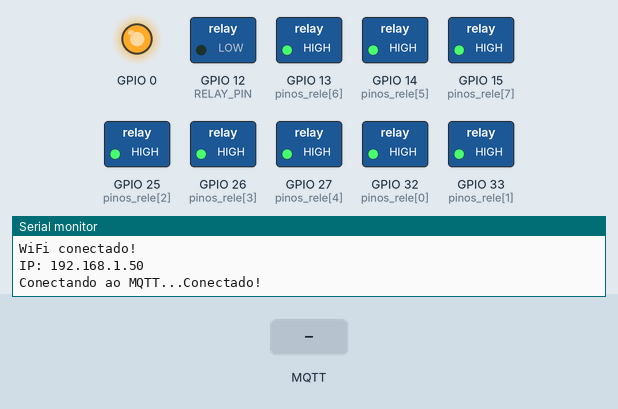
Recording of a sketch running on a simulated ESP32. Parts: switched loads named in the sketch (green lamp = pin HIGH), output pins drawn as LEDs (lit = HIGH), the last lines printed to the serial monitor. The test bench sets the inputs (shaded band). WiFi joins after 1.5 s; servers stay silent unless stated; no MQTT or app messages arrive unless stated.

Above: at 3.2 s.
3.3 s: MQTT message "ON-1" arrives on the first subscribed topic
At 5.0 s:
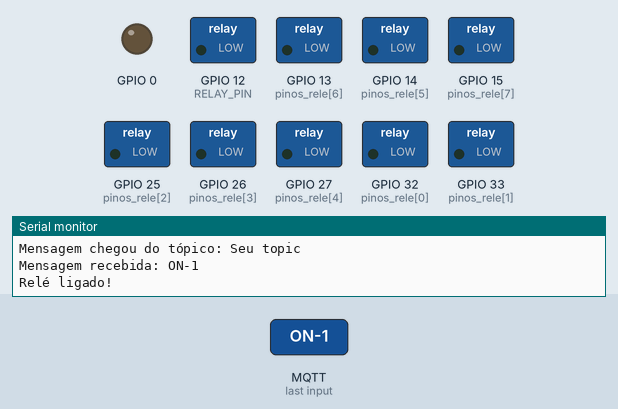
5.6 s: MQTT message "OFF-1" arrives on the first subscribed topic
At 5.9 s:
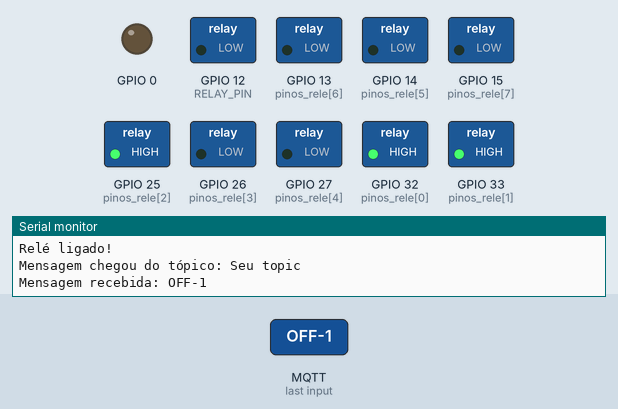
7.9 s: MQTT message "ON-2" arrives on the second subscribed topic
At 9.1 s:
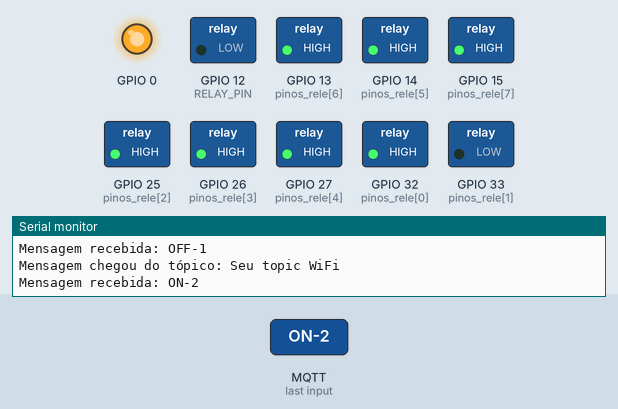
9.4 s: MQTT message "ON-1" arrives on the second subscribed topic
At 9.5 s:
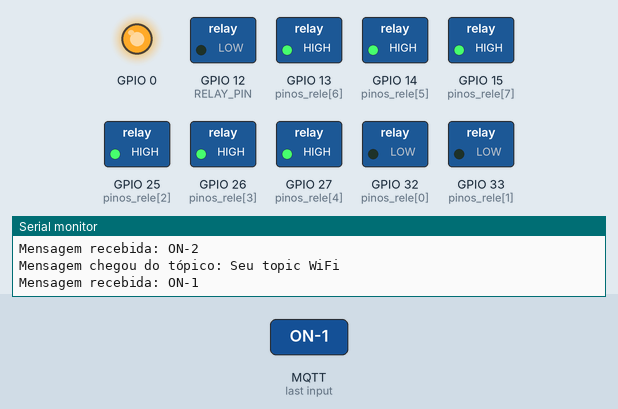
11.1 s: MQTT message "OFF-2" arrives on the first subscribed topic
At 11.6 s:
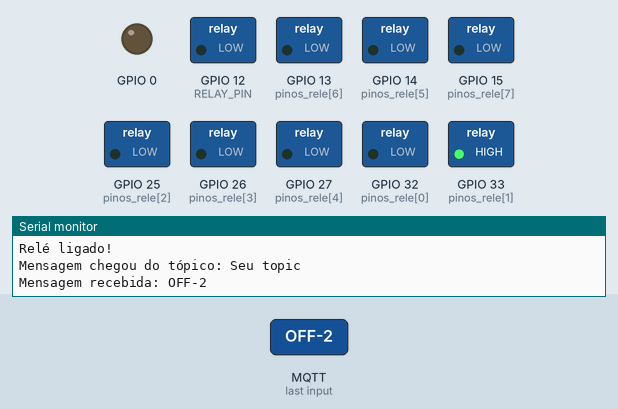
12.6 s: MQTT message "OFF-1" arrives on the second subscribed topic
At 12.7 s:
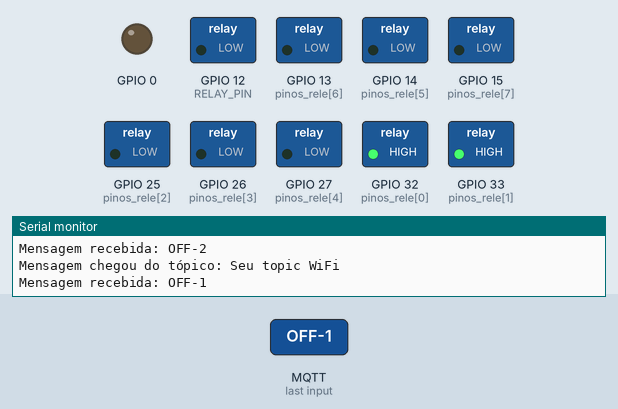
Timing chart, 0 to 15.3 s (numbered marks = the images above; inputs shaded):
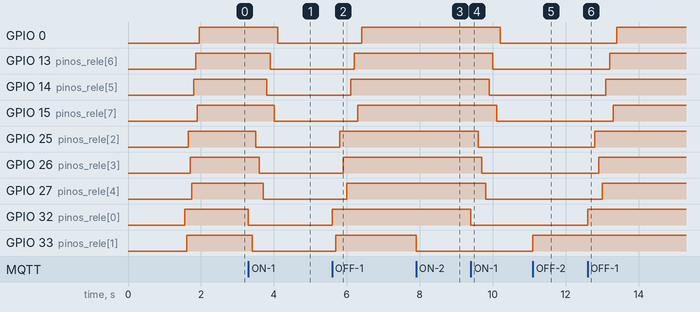

The sketch:

mqttLightControll.ino
```cpp
#include <Arduino.h>
#include "MQTTManager.h"
#include "WiFiManager.h"


//WiFiClient espClient;
//PubSubClient client(espClient);

void setup() {
    Serial.begin(115200);

    conectarWiFi();
    configurarMQTT(client);
}

void loop() {
    reconectarWiFi();
    if (!client.connected()) {
        reconectarMQTT(client);
    }
    client.loop();
}
```

MQTTManager.cpp
```cpp
#include "MQTTManager.h"
#include <Arduino.h>

#define RELAY_PIN 12
#define NUM_RELES 11  // Quantidade de relés


WiFiClient espClient;
PubSubClient client(espClient);  // 🔹 Torna 'client' global

// Array com os pinos que serão usados para os relés
//const int pinos_rele[NUM_RELES] = {2, 4, 5, 13, 14, 15, 18, 19, 21, 22, 23};
const int pinos_rele[NUM_RELES] = { 32, 33, 25, 26, 27, 14, 13, 15 };

void configurarMQTT(PubSubClient& client) {
  pinMode(RELAY_PIN, OUTPUT);
  digitalWrite(RELAY_PIN, LOW);

  // Configura todos os pinos do array como OUTPUT e os inicia em LOW
  for (int i = 0; i < NUM_RELES; i++) {
    pinMode(pinos_rele[i], OUTPUT);
    delay(50);
    digitalWrite(pinos_rele[i], HIGH);
  }
  client.setServer(MQTT_SERVER, MQTT_PORT);
  client.setCallback(mqttCallback);
}

void mqttCallback(char* topic, byte* payload, unsigned int length) {


  String mensagem = "";
 char msgCallbackRele[30];
  for (int i = 0; i < length; i++) {
    mensagem += (char)payload[i];
  }
  Serial.println("Mensagem chegou do tópico: " + String(topic));
  Serial.print("Mensagem recebida: ");
  Serial.println(mensagem);

  if (mensagem == "ON-1") {
    for (int i = 0; i < NUM_RELES; i++) {
      pinMode(pinos_rele[i], OUTPUT);
      digitalWrite(pinos_rele[i], LOW);
      sprintf(msgCallbackRele, "%s-%d", "RELES ON", i);
      client.publish(MQTT_TOPIC_CALLBACK_RELE,msgCallbackRele);
      delay(100);
    }
    Serial.println("Relé ligado!");
  } else if (mensagem == "OFF-1") {
    for (int i = 0; i < NUM_RELES; i++) {
      pinMode(pinos_rele[i], OUTPUT);
      digitalWrite(pinos_rele[i], HIGH);
      sprintf(msgCallbackRele, "%s-%d", "RELES OFF",i);
      delay(100);
      client.publish(MQTT_TOPIC_CALLBACK_RELE,msgCallbackRele);
    }
  } else if (mensagem == "ON-2") {
    for (int i = 0; i < NUM_RELES; i++) {
      pinMode(pinos_rele[1], OUTPUT);
      digitalWrite(pinos_rele[1], !HIGH);
      sprintf(msgCallbackRele, "%s", "RELE 2 ON");

      client.publish(MQTT_TOPIC_CALLBACK_RELE,msgCallbackRele);
    }
  } else if (mensagem == "OFF-2") {
    for (int i = 0; i < NUM_RELES; i++) {
      pinMode(pinos_rele[1], OUTPUT);
      digitalWrite(pinos_rele[1], !LOW);
      sprintf(msgCallbackRele, "%s", "RELE 2 OFF");
      client.publish(MQTT_TOPIC_CALLBACK_RELE,msgCallbackRele);
    }
  }

}


void reconectarMQTT(PubSubClient& client) {
  while (!client.connected()) {
    Serial.print("Conectando ao MQTT...");
    if (client.connect("ESP32Cliente")) {
      Serial.println("Conectado!");
      client.subscribe(MQTT_TOPIC);
      client.subscribe(MQTT_TOPIC_WIFI);
    } else {
      Serial.print("Falha, rc=");
      Serial.print(client.state());
      Serial.println(" Tentando novamente em 5s");
      delay(5000);
    }
  }
}


/*#include <HTTPUpdate.h>

t_httpUpdate_return ret = httpUpdate.update(client, "https://raw.githubusercontent.com/<username>/<reponame>/main/<arquivo>.bin");

if(ret == HTTP_UPDATE_OK) {
    Serial.println("Atualização concluída com sucesso!");
}*/
```

MQTTManager.h
```cpp
#ifndef MQTT_MANAGER_H
#define MQTT_MANAGER_H
#include <Arduino.h>
#include <PubSubClient.h>
#include <WiFi.h>
#include <WiFiMulti.h>
extern WiFiClient espClient;  //  Declaração sem inicialização
extern PubSubClient client;   //  Declaração sem inicialização

#define MQTT_SERVER "test.mosquitto.org"
#define MQTT_PORT 1883
#define MQTT_TOPIC "Seu topic"
#define MQTT_TOPIC_WIFI "Seu topic WiFi"
#define MQTT_TOPIC_CALLBACK_RELE "Seu topic mqttCallback subscriber"

void configurarMQTT(PubSubClient& client);
void mqttCallback(char* topic, byte* payload, unsigned int length);
void reconectarMQTT(PubSubClient& client);


#endif
```

WiFiManager.cpp
```cpp
#include "WiFiManager.h"
#include <Arduino.h>
WiFiMulti wifiMulti;
// Configurações da rede WiFi
char ssid1[] = "ssid1";
char ssid2[] = "ssid2";
char ssid3[] = "ssid3";
char pass1[] = "pass1";
char pass2[] = "pass2";
char pass3[] = "pass3";
void conectarWiFi() {
    Serial.println("Adicionando redes Wi-Fi...");
    wifiMulti.addAP(ssid1, pass1);
    wifiMulti.addAP(ssid2, pass2);  // Adicione mais redes conforme necessário
    wifiMulti.addAP(ssid3, pass2);

    Serial.print("Conectando ao Wi-Fi...");
    while (wifiMulti.run() != WL_CONNECTED) {
        Serial.println(".");
        delay(1000);
    }

    Serial.println("\nWiFi conectado!");
    Serial.print("IP: ");
    Serial.println(WiFi.localIP());
}

void reconectarWiFi() {
    if (wifiMulti.run() != WL_CONNECTED) {
        Serial.println("Wi-Fi desconectado! Tentando reconectar...");
        WiFi.disconnect();
        wifiMulti.run();
        int tentativas = 0;
        while (WiFi.status() != WL_CONNECTED && tentativas < 10) {  // Tenta por 10 segundos
            delay(1000);
            Serial.print(".");
            tentativas++;
        }
        if (WiFi.status() == WL_CONNECTED) {
            Serial.println("\nWiFi reconectado!");
            Serial.print("IP: ");
            Serial.println(WiFi.localIP());
        } else {
            Serial.println("\nFalha ao reconectar o Wi-Fi!");
        }
    }
}
```

WiFiManager.h
```cpp
#ifndef WIFI_MANAGER_H
#define WIFI_MANAGER_H

#include <WiFi.h>
#include <WiFiMulti.h>

void conectarWiFi();
void reconectarWiFi();

#endif
```

Measured:
- after the input at 3.3 s, GPIO 0: HIGH → LOW after 0.80 s; GPIO 13 (pinos_rele[6]): HIGH → LOW after 0.60 s; GPIO 14 (pinos_rele[5]): HIGH → LOW after 0.50 s; GPIO 15 (pinos_rele[7]): HIGH → LOW after 0.70 s; GPIO 25 (pinos_rele[2]): HIGH → LOW after 0.20 s
- after the input at 5.6 s, GPIO 0: LOW → HIGH after 0.81 s; GPIO 13 (pinos_rele[6]): LOW → HIGH after 0.60 s; GPIO 14 (pinos_rele[5]): LOW → HIGH after 0.50 s; GPIO 15 (pinos_rele[7]): LOW → HIGH after 0.70 s; GPIO 25 (pinos_rele[2]): LOW → HIGH after 0.20 s
- after the input at 7.9 s, GPIO 33 (pinos_rele[1]): HIGH → LOW at once
- after the input at 9.4 s, GPIO 0: HIGH → LOW after 0.81 s; GPIO 13 (pinos_rele[6]): HIGH → LOW after 0.60 s; GPIO 14 (pinos_rele[5]): HIGH → LOW after 0.50 s; GPIO 15 (pinos_rele[7]): HIGH → LOW after 0.70 s; GPIO 25 (pinos_rele[2]): HIGH → LOW after 0.20 s
- after the input at 11.1 s, GPIO 33 (pinos_rele[1]): LOW → HIGH at once
- after the input at 12.6 s, GPIO 0: LOW → HIGH after 0.80 s; GPIO 13 (pinos_rele[6]): LOW → HIGH after 0.60 s; GPIO 14 (pinos_rele[5]): LOW → HIGH after 0.50 s; GPIO 15 (pinos_rele[7]): LOW → HIGH after 0.70 s; GPIO 25 (pinos_rele[2]): LOW → HIGH after 0.20 s
